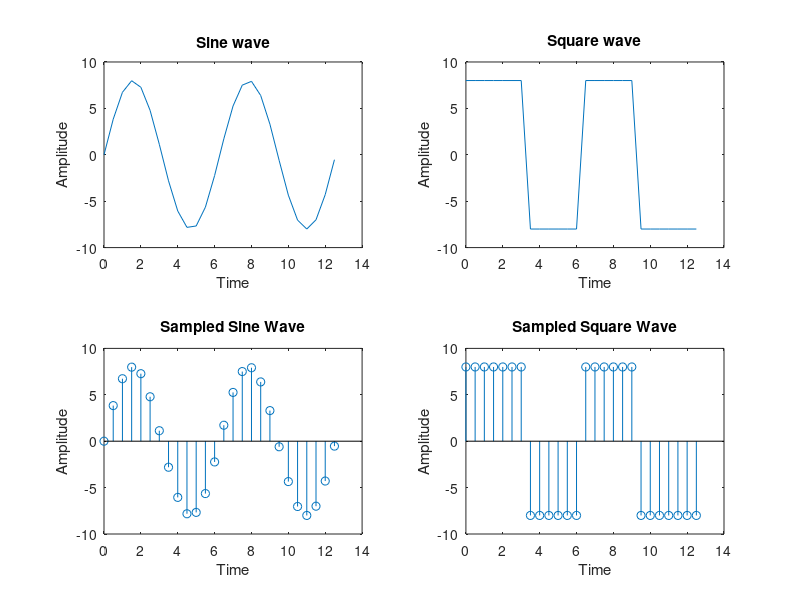
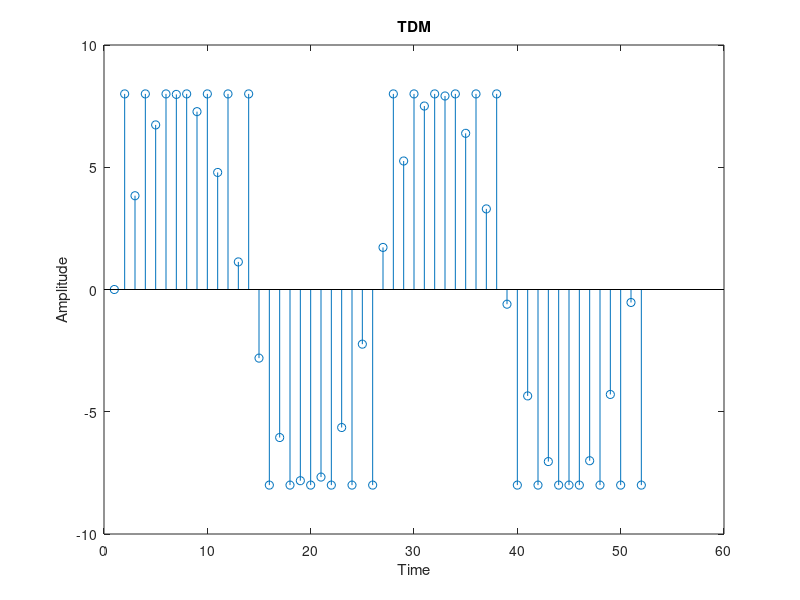
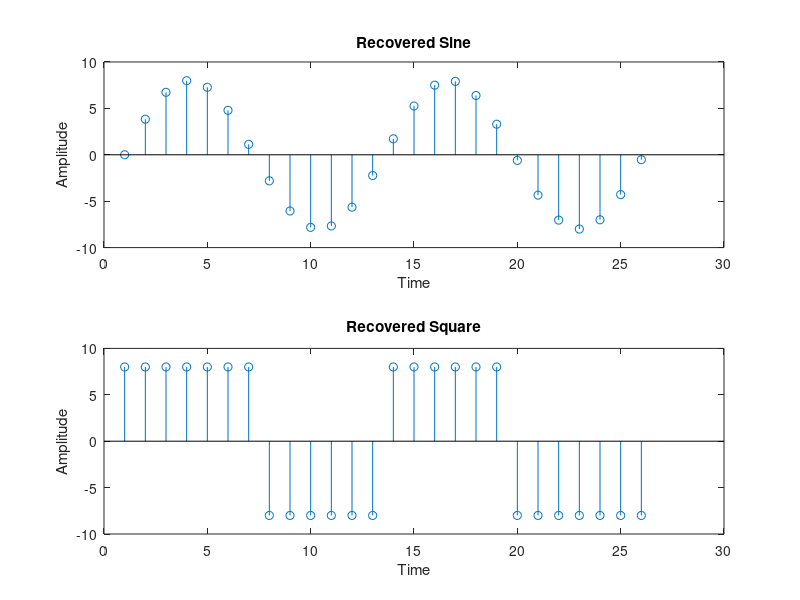

Write the MATLAB code that produced these figures, in order.
clc
close all
clear all

t=0:0.5:4*pi;
sig1=8*sin(t);
sig2=8*square(t);
l=length(t);

subplot(2,2,1)
plot(t,sig1)
xlabel('Time')
ylabel('Amplitude')
title('Sine wave')

subplot(2,2,2)
plot(t,sig2)
xlabel('Time')
ylabel('Amplitude')
title('Square wave')

subplot(2,2,3)
stem(t,sig1)
xlabel('Time')
ylabel('Amplitude')
title('Sampled Sine Wave')

subplot(2,2,4)
stem(t,sig2)
xlabel('Time')
ylabel('Amplitude')
title('Sampled Square Wave')

for i=1:l
   sig(1,i)=sig1(i)
   sig(2,i)=sig2(i)
end

tdmsig=reshape(sig,1,2*l)
figure
stem(tdmsig)
xlabel('Time')
ylabel('Amplitude')
title('TDM')

demux=reshape(tdmsig,2,l)

for i=1:l
    sig3(i)=demux(1,i)
    sig4(i)=demux(2,i)
end

figure
subplot(2,1,1)
stem(sig3)
xlabel('Time')
ylabel('Amplitude')
title('Recovered Sine')

subplot(2,1,2)
stem(sig4)
xlabel('Time')
ylabel('Amplitude')
title('Recovered Square')
